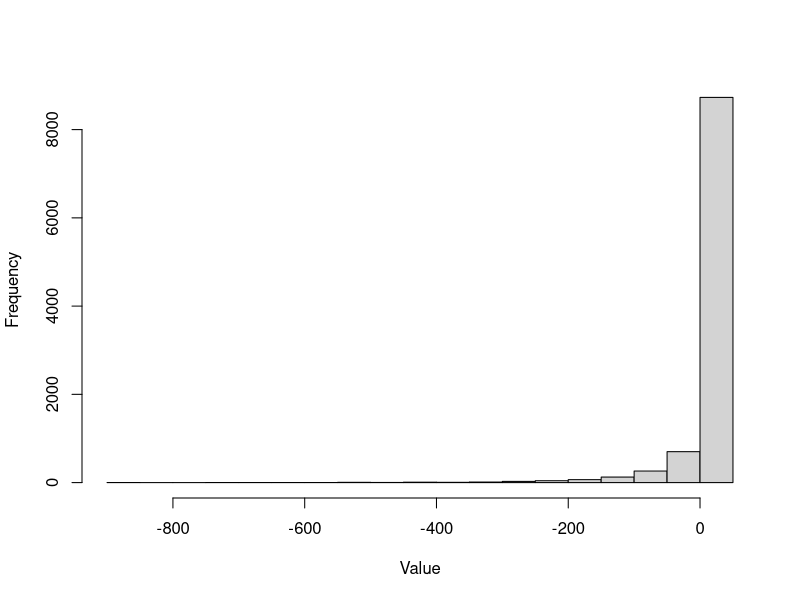
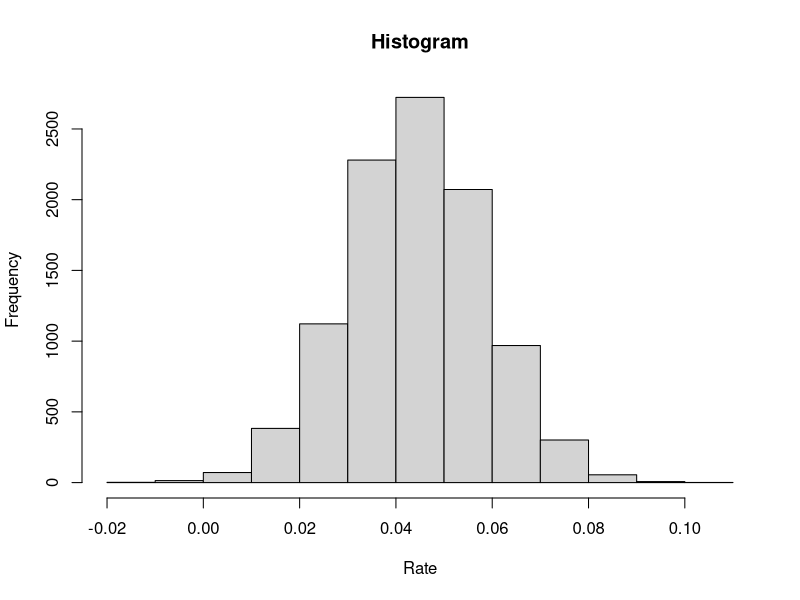

The R script that drew these images, in order:
setwd("/Users/wanbaep2/Desktop/FIN513/Homework/HW7")
result = read.csv("problem5.csv")
rate = read.csv("rate.csv")
hist(result$VALUE, xlab = "Value", main = "")
hist(rate$RATE, xlab = "Rate", main = "Histogram")
summary(result$VALUE)

print("Number of path which has value below zero: ")
print(sum(result$VALUE < 0))